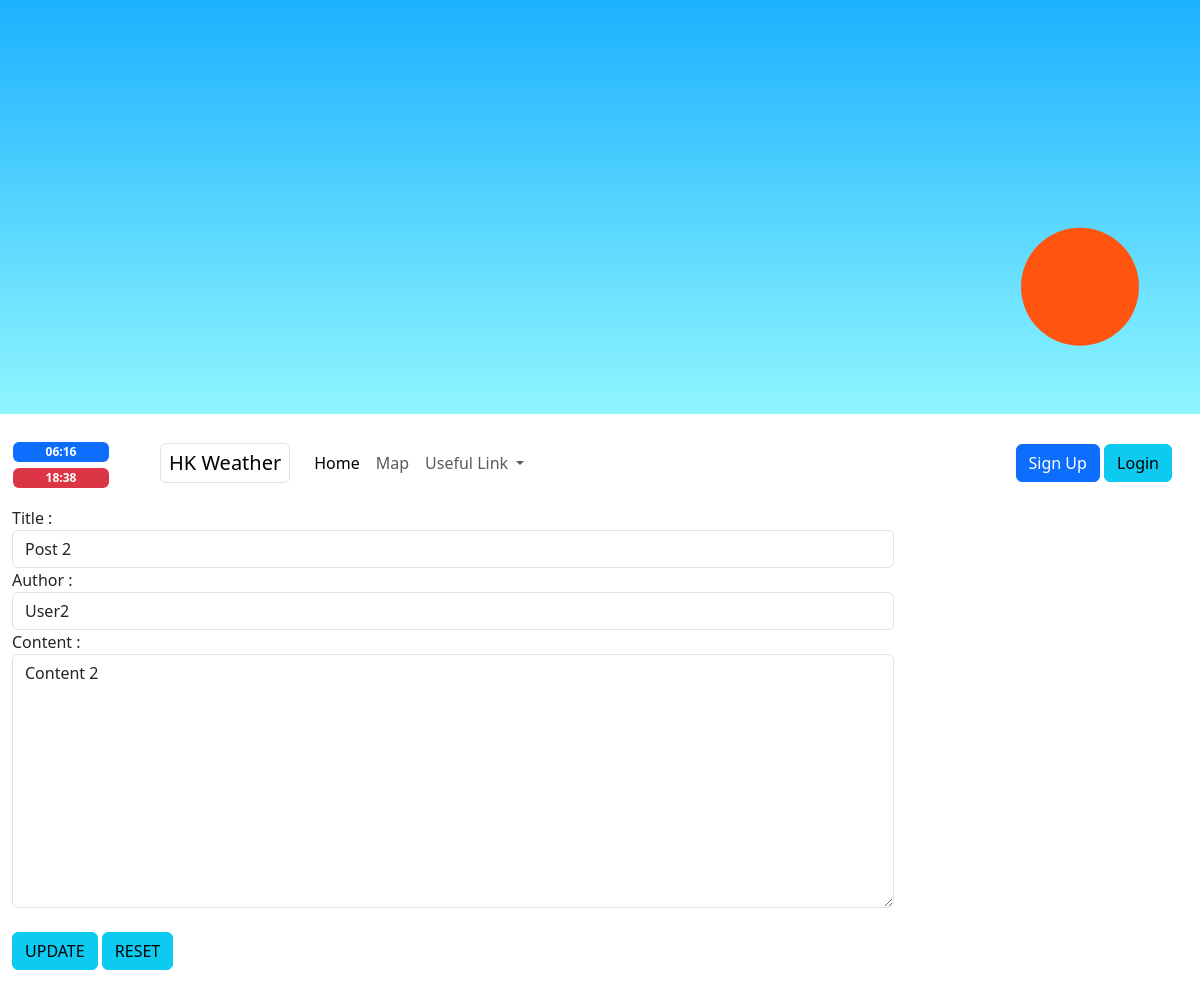
The app's page /update/2/ with its own data.
### myapp/models.py (models this page shows, shortened)
class ModelPost(models.Model):
    title   = models.CharField(max_length=120)
    author  = models.ForeignKey(ModelAuthor, on_delete=models.CASCADE)
    content = models.TextField()
    created = models.DateTimeField(auto_now_add=True)
    updated = models.DateTimeField(auto_now=True)
    class Meta:
        pass

### myapp/views.py (the view, shortened to what this page needs)
# urls.py: url(r'^update/(?P<id>\d)/$', UpdateModelPost.as_view(), name='update'),
class UpdateModelPost(UpdateView):
        model = ModelPost
        fields = ['title', 'author', 'content']
        template_name = 'update_ModelPost_form.html'
        def get_object(self, queryset=None):
                id = self.kwargs['id']
                return self.model.objects.get(id=id)

### myapp/models.py (called while the page is built)
    def __str__(self):
        return self.username

### myapp/templates/update_ModelPost_form.html (shortened to what this page needs)
{% extends "base.html" %}
{% load widget_tweaks %}
{%  block content %}
    <div class="col-lg-9">
        <form action="" method="POST">
            <div class="fieldWrapper">
                <label for="{{ form.title.id_for_label }}"> Title : </label>
                {{ form.title | add_class:"form-control" }}
            </div>
            <div class="fieldWrapper">
                    <label for="{{ form.author.id_for_label }}"> Author : </label>
                    {{ form.author | add_class:"form-control" }}
            </div>
            <div class="fieldWrapper">
                    <label for="{{ form.content.id_for_label }}"> Content : </label>
                    {{ form.content | add_class:"form-control" }}
            </div>
            <br>
            <button type="submit" class="btn btn-info"> UPDATE </button>
            <button type="reset" class="btn btn-info"> RESET </button>
        </form>
    </div>
{% endblock content %}

### myapp/templates/base.html (style rules this page uses)
body { margin-bottom: 20vh; }

### records on screen
ModelPost: title "Post 2", author "User2", content "Content 2"
